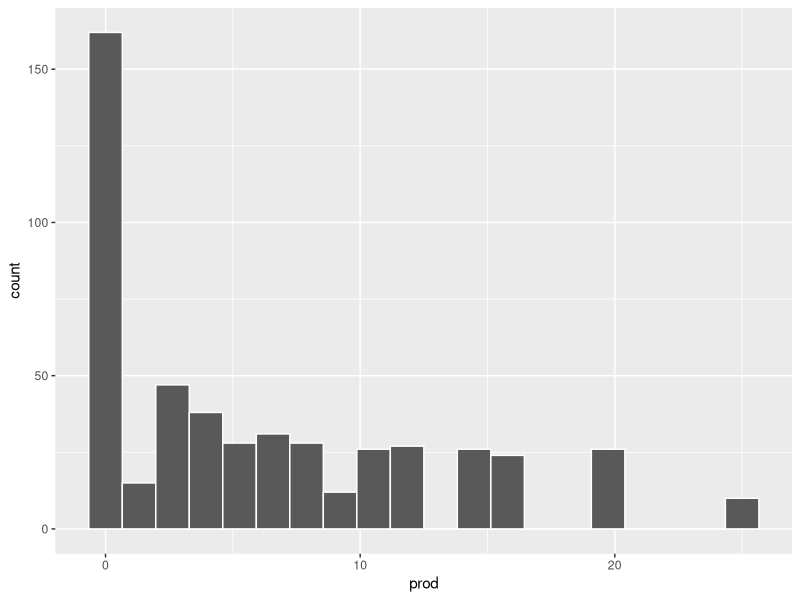
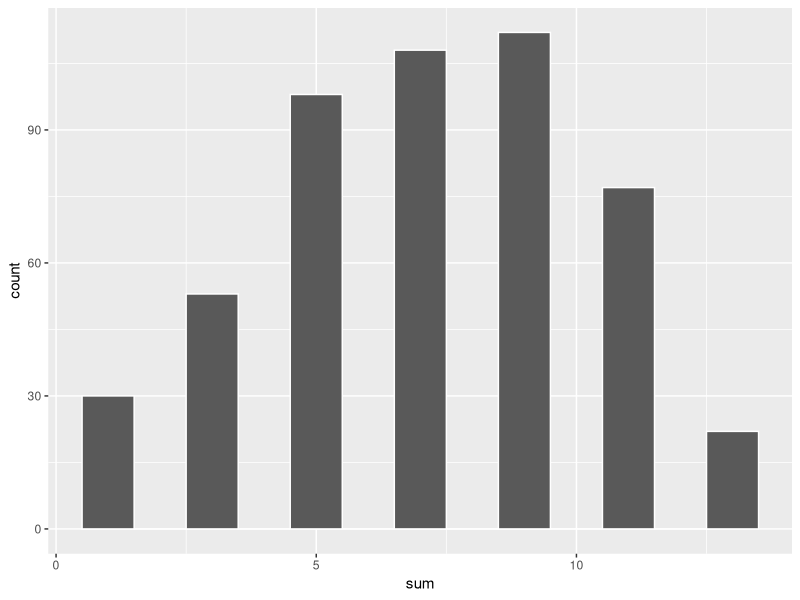

R code for these plots, in order:
## ---- chunk 1
knitr::opts_chunk$set(echo = TRUE)
library(tidyverse)
## ---- chunk 2
distrib1 <- data.frame(
  X = 0:3,
  Prob = c('1/8', '3/8', '3/8', '1/8')
)

print(distrib1, print.gap = 2)
## ---- chunk 3
box1 = 0:5

prod(sample(box1, size = 2, replace = TRUE))
## ---- chunk 4
simulations = replicate(
  n = 500,
  expr = prod(sample(box1, size = 2, replace = TRUE))
)

data.frame(prod = simulations) |>
  ggplot(aes(x = prod)) + 
  geom_histogram(bins = 20, color = "white")
## ---- chunk 5
box1 = c(0, 2, 4, 6)
box2 = c(1, 3, 5, 7)

sum(sample(box1, 1, replace = TRUE) + sample(box2, 1, replace = TRUE))
## ---- chunk 6
simulations = replicate(
  n = 500,
  expr = {
    sum(sample(box1, 1, replace = TRUE) + sample(box2, 1, replace = TRUE))
  }
)

data.frame(sum = simulations) |>
  ggplot(aes(x = sum)) + 
  geom_histogram(binwidth = 1, color = "white")
